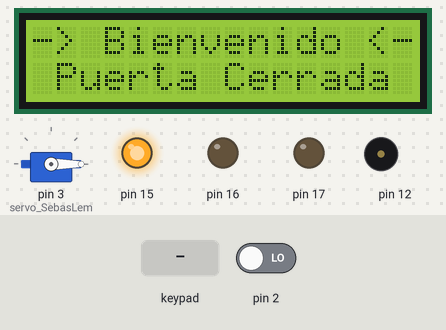
Simulated run of this sketch. Board: Arduino Uno, built with avr-gcc and run on an emulated ATmega328P. Parts: servo, 16×2 character LCD, output pins drawn as LEDs (lit = HIGH), buzzer (waves = sounding). Inputs (shaded band) come from the test bench; at power-on: pin 2 LOW. What the sketch prints to the serial monitor is not drawn.

Above: at 1.2 s.
1.3 s: keypad keys A B C D 1 5 9 0 pressed 0.4 s apart
At 1.51 s:
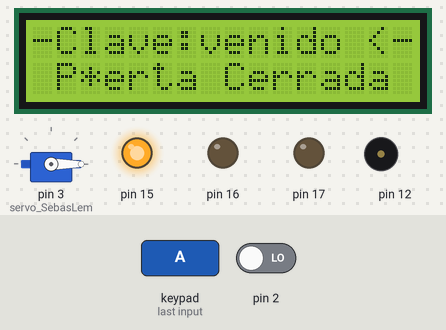
At 5.8 s:
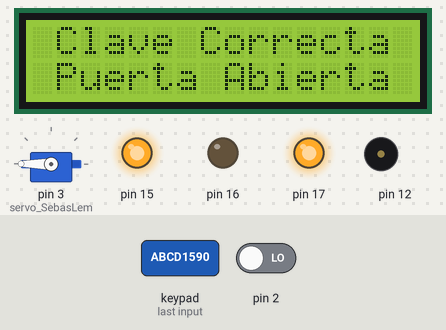
6.0 s: keypad keys 1 3 9 7 2 2 2 2 pressed 0.4 s apart
At 15.1 s:
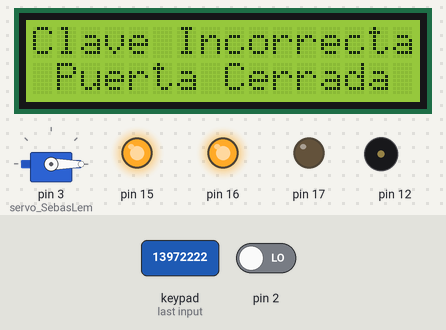
15.2 s: pin 2 driven HIGH
18.2 s: key '*' pressed
21.2 s: key '#' pressed
Timing chart, 0 to 23.7 s (numbered marks = the images above; inputs shaded):
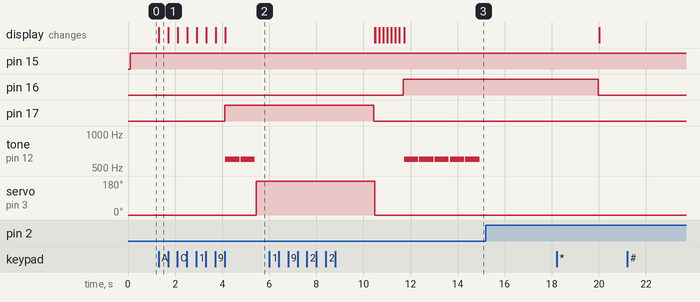

Measured:
- after the input at 1.3 s, pin 17: LOW → HIGH after 2.8 s; tone on pin 12: alternates 600 Hz for 0.60 s and silent for 0.05 s, starting after 2.8 s; servo on pin 3 (servo_SebasLem): 0° → 180° after 4.1 s; the display: changes at once (image 1)
- after the input at 6.0 s, pin 16: LOW → HIGH after 5.7 s; tone on pin 12: alternates 600 Hz for 0.60 s and silent for 0.05 s, starting after 5.7 s; the display: first differs from a run without the input after 4.5 s (image 3 shows a later state)
- after the input at 15.2 s, every drawn part: stays the same
- after the input at 21.2 s, every drawn part: stays the same

The sketch:

Parte2_Practica6.ino
```cpp
/*
   Fundacion Kinal
   Centro educativo tecnico laboral Kinal
   Quinto perito
   Quinto electronica
   Codigo Tecnico: EB5AV
   Curso: Taller de electronica digital y reparacion de computadoras I
   Dev: Sebastian Enrique Lemus Salvador
   Fecha: 24 de mayo de 2024

   link de la simulacion: https://www.tinkercad.com/things/3OA7WsNMbBh-parte-2-practica-6

*/

#include <Wire.h>
#include <Keypad.h>
#include <LiquidCrystal_I2C.h>
#include <Servo.h>

#define direccion_lcd 0x27

LiquidCrystal_I2C LCD_SebasLem(direccion_lcd, 16, 2);

Servo servo_SebasLem;

int tono = 600;

const int filas = 4;
const int columnas = 4;
char keys[filas][columnas] = {
  {'1','2','3','A'},
  {'4','5','6','B'},
  {'7','8','9','C'},
  {'*','0','#','D'}
};

byte pinesFila[filas] = {11, 10, 9, 8};
byte pinesColumna[columnas] = {7, 6, 5, 4};

Keypad teclado = Keypad(makeKeymap(keys), pinesFila, pinesColumna, filas, columnas);

char teclaPrecionada;

// Clave para el teclado matricial 4x4
char clave[9] = "ABCD1590";
char ingresaClave[9];
int inicio = 0;

// Clave para el monitor serial
String claveSerial = "ABCD1590";
String claveRecibida = "";

void setup() {
  Serial.begin(9600);
  pinMode(2, INPUT);
  pinMode(15, OUTPUT);
  pinMode(16, OUTPUT);
  pinMode(17, OUTPUT);
  pinMode(12, OUTPUT);
  servo_SebasLem.attach(3, 0.9, 2.1);
  servo_SebasLem.write(0);
  LCD_SebasLem.init();
  LCD_SebasLem.backlight();
  LCD_SebasLem.clear();
  LCD_SebasLem.setCursor(0, 0);
  LCD_SebasLem.print("-> Bienvenido <-");
  LCD_SebasLem.setCursor(1, 1);
  LCD_SebasLem.print("Puerta Cerrada");
  Serial.println("Bienvenido");
  Serial.println("Ingresa la clave: ");
}

void loop() {
  digitalWrite(15, HIGH);

  teclaPrecionada = teclado.getKey();

  if (teclaPrecionada) {
    ingresaClave[inicio] = teclaPrecionada;
    inicio++;
    Serial.print(teclaPrecionada);
    LCD_SebasLem.setCursor(1, 0);
    LCD_SebasLem.print("Clave:");
    LCD_SebasLem.setCursor(inicio + 1, 1);
    LCD_SebasLem.print("*");
  }
  if (inicio == 8) {
    verificarClaveTeclado();
  }

  while (Serial.available() > 0) {
    char c = Serial.read();
    if (c != '\n' && c != '\r') {
      claveRecibida += c;
      Serial.print(c);
    }
  }
  if (claveRecibida.length() == 8) {
    verificarClaveSerial();
  }

  if (digitalRead(2) == HIGH) {
    LCD_SebasLem.clear();
  }
}

void verificarClaveTeclado() {
  if (strcmp(clave, ingresaClave) == 0) {
    claveCorrecta();
  } else {
    claveIncorrecta();
  }
  Reinicio();
}

void verificarClaveSerial() {
  if (claveRecibida == claveSerial) {
    claveCorrecta();
  } else {
    claveIncorrecta();
  }
  Reinicio();
}

void claveCorrecta() {
  digitalWrite(17, HIGH);
  LCD_SebasLem.clear();
  LCD_SebasLem.setCursor(1, 0);
  LCD_SebasLem.print("Clave Correcta");
  LCD_SebasLem.setCursor(1, 1);
  LCD_SebasLem.print("Puerta Abierta");
  Serial.print("\n");
  Serial.println("Bienvenido");
  Serial.println("Puerta Abierta");
  tone(12, tono, 600);
  delay(650);
  noTone(12);
  tone(12, tono, 600);
  delay(650);
  noTone(12);
  servo_SebasLem.write(180);
  delay(2000);
}

void claveIncorrecta() {
  digitalWrite(16, HIGH);
  LCD_SebasLem.clear();
  LCD_SebasLem.setCursor(0, 0);
  LCD_SebasLem.print("Clave Incorrecta");
  LCD_SebasLem.setCursor(1, 1);
  LCD_SebasLem.print("Puerta Cerrada");
  Serial.print("\n");
  Serial.println("Clave Incorrecta");
  Serial.println("Puerta Cerrada");
  for (int i = 0; i < 5; i++) {
    tone(12, tono, 600);
    delay(650);
    noTone(12);
  }
  servo_SebasLem.write(0);
  delay(2000);
}

void Reinicio() {
  delay(3000);
  inicio = 0;
  claveRecibida = "";
  memset(ingresaClave, 0, sizeof(ingresaClave));
  digitalWrite(17, LOW);
  digitalWrite(16, LOW);
  servo_SebasLem.write(0);
  LCD_SebasLem.clear();
  LCD_SebasLem.setCursor(0, 0);
  LCD_SebasLem.print("-> Bienvenido <-");
  LCD_SebasLem.setCursor(1, 1);
  LCD_SebasLem.print("Puerta Cerrada");
  Serial.print("\n");
  Serial.println("Bienvenido");
  Serial.println("Ingresa la clave: ");
}
```
